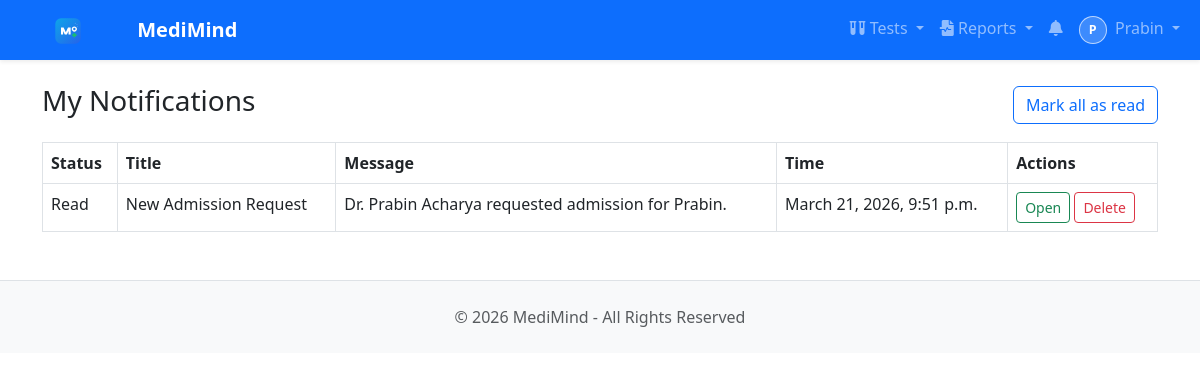
Page /notifications/ (signed in) on the committed database.
### users/models.py (models this page shows, shortened)
class User(AbstractBaseUser, PermissionsMixin):
    ROLE_CHOICES = [
        ('PATIENT', 'Patient'),
        ('DOCTOR', 'Doctor'),
        ('NURSE', 'Nurse'),
        ('RECEPTIONIST', 'Receptionist'),
        ('LAB_TECHNICIAN', 'Lab Technician'),
        ('PHARMACIST', 'Pharmacist'),
        ('BILLING_OFFICER', 'Billing Officer'),
        ('INSURANCE_COORDINATOR', 'Insurance Coordinator'),
        ('QUALITY_COMPLIANCE_OFFICER', 'Quality Compliance Officer'),
        ('ADMIN', 'Super Admin'),
    ]
    email = models.EmailField(unique=True)
    username = models.CharField(max_length=50)
    first_name = models.CharField(max_length=150, blank=True, default='')
    last_name = models.CharField(max_length=150, blank=True, default='')
    role = models.CharField(max_length=30, choices=ROLE_CHOICES, default='PATIENT')
    is_active = models.BooleanField(default=False)  # False until email activated
    is_staff = models.BooleanField(default=False)
    date_joined = models.DateTimeField(auto_now_add=True)
    activation_token = models.CharField(max_length=200, blank=True, null=True)
    objects = UserManager()
    USERNAME_FIELD = 'email'
    REQUIRED_FIELDS = ['username']
    def get_full_name(self):
        full_name = f"{self.first_name} {self.last_name}".strip()
        return full_name or self.username

### notifications/models.py (models this page shows, shortened)
class Notification(models.Model):
    TYPE_CHOICES = [
        ('GENERAL', 'General'),
        ('APPOINTMENT', 'Appointment'),
        ('PAYMENT', 'Payment'),
        ('LAB', 'Lab'),
        ('PRESCRIPTION', 'Prescription'),
        ('ROOM', 'Room'),
        ('SECURITY', 'Security'),
    ]
    recipient = models.ForeignKey('users.User', on_delete=models.CASCADE, related_name='notifications')
    title = models.CharField(max_length=150)
    message = models.TextField()
    notification_type = models.CharField(max_length=20, choices=TYPE_CHOICES, default='GENERAL')
    action_url = models.CharField(max_length=255, blank=True)
    is_read = models.BooleanField(default=False)
    read_at = models.DateTimeField(null=True, blank=True)
    metadata = models.JSONField(default=dict, blank=True)
    created_at = models.DateTimeField(auto_now_add=True)
    class Meta:
        ordering = ['-created_at']

### notifications/views.py (the view)
# urls.py: path('', views.notification_list, name='notification_list'),
@login_required
def notification_list(request):
    notifications = Notification.objects.filter(recipient=request.user).order_by('-created_at')
    return render(request, 'notifications/notification_list.html', {'notifications': notifications})

### notifications/context_processors.py (called while the page is built)
def unread_notifications(request):
    if request.user.is_authenticated:
        count = Notification.objects.filter(recipient=request.user, is_read=False).count()
        return {'unread_notification_count': count}
    return {'unread_notification_count': 0}

### templates/notifications/notification_list.html (shortened to what this page needs)
{% extends 'base.html' %}
{% block content %}
<div class="d-flex justify-content-between align-items-center mb-3">
  <h3>My Notifications</h3>
  <a class="btn btn-outline-primary" href="{% url 'notifications:mark_all_notifications_read' %}">Mark all as read</a>
</div>
<table class="table table-bordered">
  <thead><tr><th>Status</th><th>Title</th><th>Message</th><th>Time</th><th>Actions</th></tr></thead>
  <tbody>
  {% for n in notifications %}
    <tr class="{% if not n.is_read %}table-warning{% endif %}">
      <td>{% if n.is_read %}Read{% else %}Unread{% endif %}</td>
      <td>{{ n.title }}</td>
      <td>{{ n.message }}</td>
      <td>{{ n.created_at }}</td>
      <td>
        <a class="btn btn-sm btn-outline-success" href="{% url 'notifications:mark_notification_read' n.id %}">Open</a>
        <form method="post" action="{% url 'notifications:delete_notification' n.id %}" class="d-inline">{% csrf_token %}<button class="btn btn-sm btn-outline-danger" type="submit">Delete</button></form>
      </td>
    </tr>
  {% empty %}
    <tr><td colspan="5">No notifications yet.</td></tr>
  {% endfor %}
  </tbody>
</table>
{% endblock %}

### templates/base.html (shortened to what this page needs)
{% load static %}
<!DOCTYPE html>
<html lang="en">
<head>
    <link href="https://cdn.jsdelivr.net/npm/bootstrap@5.3.0/dist/css/bootstrap.min.css" rel="stylesheet">
    <link href="https://cdnjs.cloudflare.com/ajax/libs/font-awesome/6.0.0/css/all.min.css" rel="stylesheet">
</head>
<body>
{% if user.is_authenticated %}
<nav class="navbar navbar-expand-lg navbar-dark bg-primary sticky-top shadow-sm">
    <div class="container-fluid">
        <a class="navbar-brand fw-bold" href="{% url 'users:dashboard' %}">
            <img src="{% static 'branding/medimind-logo.svg' %}" alt="MediMind" width="112" height="28" loading="eager" decoding="async" class="me-2">
            MediMind
        </a>
        <div class="collapse navbar-collapse" id="navbarNav">
            <div class="navbar-nav ms-auto">
                {% if user.role == 'PATIENT' or user.role == 'LAB_TECHNICIAN' or user.role == 'RECEPTIONIST' or user.role == 'ADMIN' %}
                <div class="nav-item dropdown">
                    <a class="nav-link dropdown-toggle" href="#" id="testsDropdown" role="button" data-bs-toggle="dropdown">
                        <i class="fas fa-vials"></i> Tests
                    </a>
                </div>
                {% endif %}
                <div class="nav-item dropdown">
                    <a class="nav-link dropdown-toggle" href="#" id="reportsDropdown" role="button" data-bs-toggle="dropdown">
                        <i class="fas fa-file-waveform"></i> Reports
                    </a>
                </div>
                <a class="nav-link" href="{% url 'notifications:notification_list' %}" title="Notifications">
                    <i class="fas fa-bell"></i>
                </a>
                <div class="nav-item dropdown">
                    <a class="nav-link dropdown-toggle" href="#" id="userDropdown" role="button" data-bs-toggle="dropdown">
                        {% if user.role == 'PATIENT' and user.patient_profile and user.patient_profile.image %}
                            <img src="{{ user.patient_profile.image.url }}" alt="{{ user.username }}" class="nav-avatar me-1">
                        {% elif user.role == 'DOCTOR' and user.doctor_profile and user.doctor_profile.photo %}
                            <img src="{{ user.doctor_profile.photo.url }}" alt="{{ user.username }}" class="nav-avatar me-1">
                        {% else %}
                            <span class="nav-avatar-fallback me-1">{{ user.username|slice:":1"|upper }}</span>
                        {% endif %}
                        {{ user.first_name|default:user.username }}
                    </a>
                </div>
            </div>
        </div>
    </div>
</nav>
{% endif %}
<div class="{% if user.is_authenticated %}container{% else %}container-fluid{% endif %} mt-4">
    {% block content %}{% endblock %}
</div>
<footer class="bg-light text-muted py-4 mt-5 border-top">
    <div class="container text-center">
        <p class="mb-0">&copy; 2026 MediMind - All Rights Reserved</p>
    </div>
</footer>
</body>
</html>

### templates/base.html (style rules this page uses)
.nav-avatar-fallback { width: 28px; height: 28px; border-radius: 50%; display: inline-flex; align-items: center; justify-content: center; font-size: 0.78rem; font-weight: 700; background: rgba(255, 255, 255, 0.2); border: 1px solid rgba(255, 255, 255, 0.65); color: #fff; }

### rows in the picture
User: username "P", first_name "Prabin"
Notification: is_read "Read", title "New Admission Request", message "Dr. Prabin Acharya requested admission for Prabin.", created_at "March 21, 2026, 9:51 p.m."
